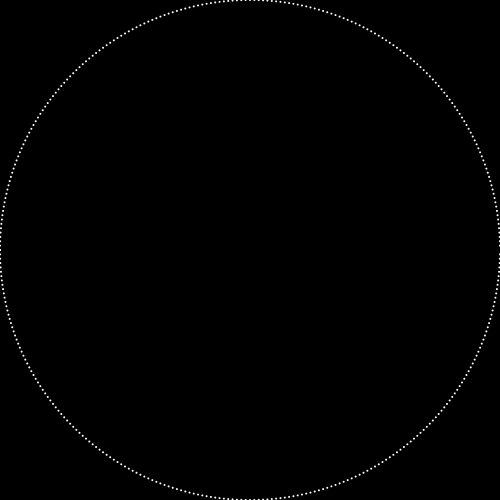
Frame 1 (no input)
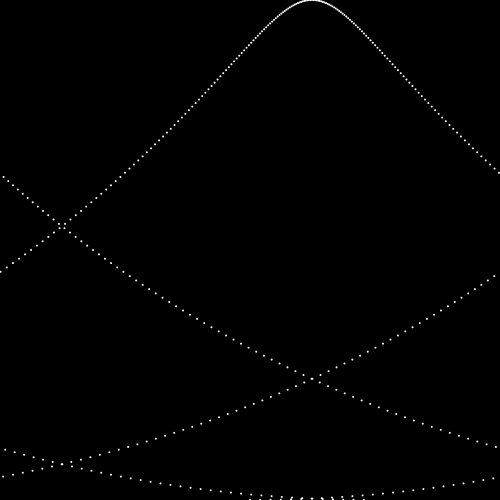
Frame 60 (the mouse pressed at the canvas centre just before this capture)
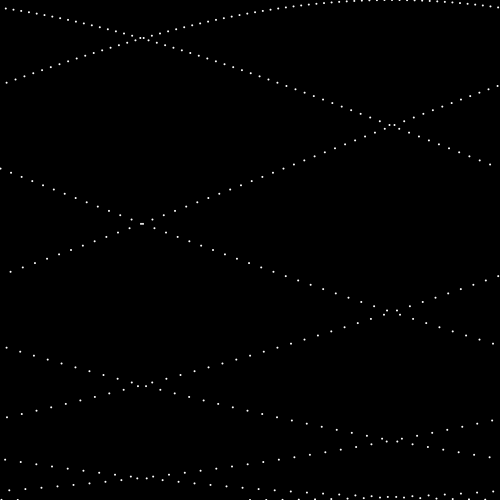
Frame 120 (the mouse held since frame 60 and released just before this capture)

The Processing sketch that drew these frames (run headless with seeded random() and noise(); from frame 60 on, the mouse is pressed at the canvas centre):

// Processing sketch: whitney_arabesque
// ── whitney_arabesque.pde
// John Whitney "Digital Harmony" (Page 98)

float[] points;
float radius;
float movement;
float velocity;

void setup() {
  size(500, 500);
  ellipseMode(CENTER);
  smooth();
  noStroke();
  fill(255);

  radius = width / 2;
  movement = 0;
  velocity = 0.1;
  points = new float[360];

  for (int i = 0; i < points.length; i += 1) {
    points[i] = i + 1;
  }
}

void draw() {
  background(0);
  float xc = (width / 2);
  float yc = (height / 2);

  for(int i = 0; i < points.length; i++) {
    float a = -TWO_PI / (float) points.length;
    float x = xc - (radius * sin(a * i));
    float y = yc + (radius * cos(a * i));
    x = (x + movement * i) % width;
    ellipse(x, y, 2, 2);
  }

  movement += velocity;
}
